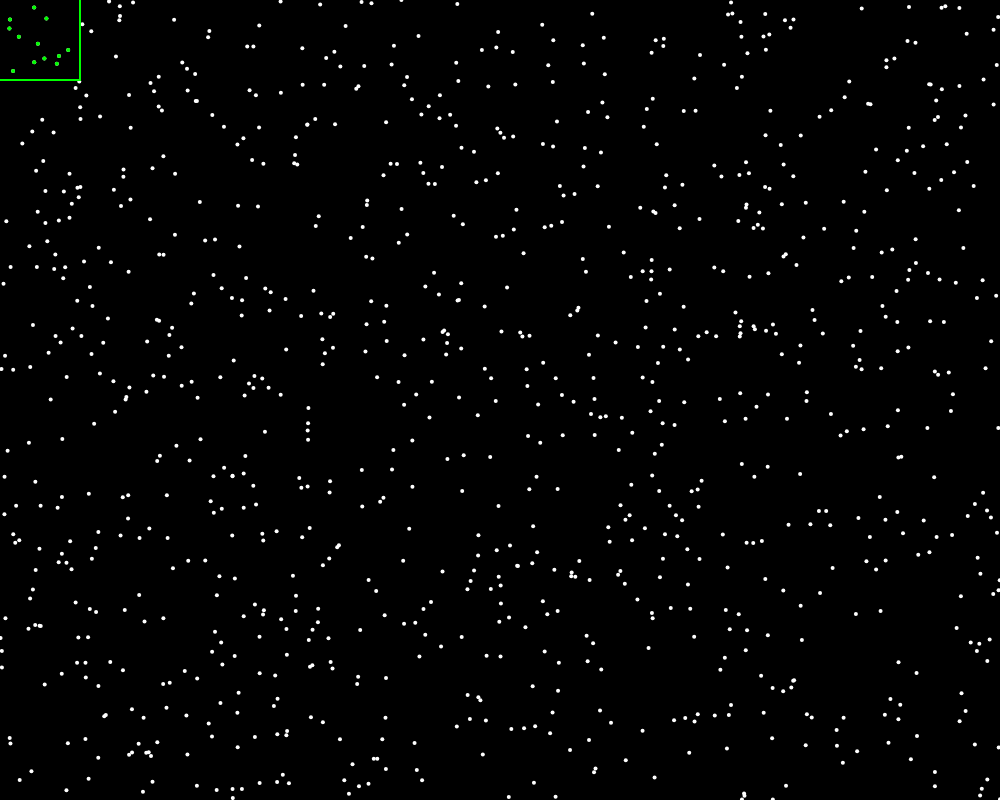
Frame 1 (no input)
Frame 60 (no input): identical to frame 1, image omitted
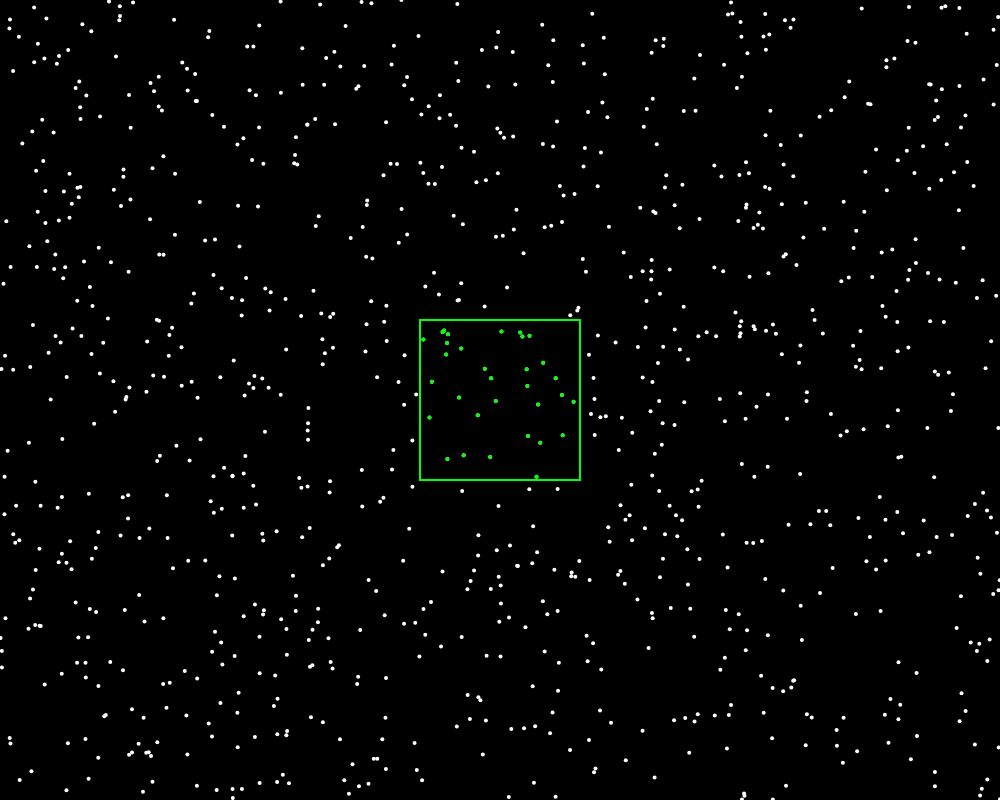
Frame 120 (the mouse pressed at the canvas centre since frame 60)

The p5.js sketch that drew these frames (run headless with seeded random() and noise() and a simulated clock; from frame 60 on, the mouse is pressed at the canvas centre):

// p5.js sketch
// ── sketch.js
let quadTree
let displayGrid = false

function setup() {
    const localWidth = 1000
    const localHeight = 800
    const capacity = 4
    const numberOfRandomPoints = 1000

    createCanvas(localWidth, localHeight)

    let boundary = new Rectangle(new Point(localWidth / 2, localHeight / 2), localWidth / 2, localHeight / 2)
    quadTree = new QuadTree(boundary, capacity)

    for(let i = 0; i < numberOfRandomPoints; i++) {
        quadTree.insert(new Point(random(width), random(height)))
    }
}

function draw() {
    background(0);

    quadTree.show(displayGrid)

    const range = new Rectangle(new Point(mouseX, mouseY), 80, 80)

    showRangeResult(range, quadTree.query(range))
}

const showRangeResult = (range, points) => {
    stroke(0, 255, 0)
    strokeWeight(2)
    noFill()
    rectMode(CENTER)

    rect(range.centerPoint.x, range.centerPoint.y, range.halfWidth * 2, range.halfHeight * 2)

    for(let p of points) {
        p.show()
    }
}
// ── quadtree.js
class Point {
    constructor(x, y) {
        this.x = x
        this.y = y
        this.isHighlight = false
    }

    show() {
        strokeWeight(4)
        point(this.x, this.y)
    }
}

class Rectangle {
    constructor(centerPoint, halfWidth, halfHeight) {
        this.centerPoint = centerPoint
        this.halfWidth = halfWidth
        this.halfHeight = halfHeight
    }

    contains(point) {
        return point.x >= this.centerPoint.x - this.halfWidth &&
            point.x <= this.centerPoint.x + this.halfWidth &&
            point.y >= this.centerPoint.y - this.halfHeight &&
            point.y <= this.centerPoint.y + this.halfHeight
    }

    intersects(range) {
        const tl1 = this.getTopLeftPoint()
        const br1 = this.getBottomRightPoint()
        const tl2 = range.getTopLeftPoint()
        const br2 = range.getBottomRightPoint()

        return !(tl1.x > br2.x || tl2.x > br1.x ||
            tl1.y > br2.y || tl2.y > br1.y)
    }

    getTopLeftPoint() {
        return new Point(this.centerPoint.x - this.halfWidth, this.centerPoint.y - this.halfHeight)
    }

    getBottomRightPoint() {
        return new Point(this.centerPoint.x + this.halfWidth, this.centerPoint.y + this.halfHeight)
    }
}

class QuadTree {
    constructor(boundary, capacity) {
        this.boundary = boundary
        this.capacity = capacity
        this.points = []
    }

    insert(point) {
        if(!this.boundary.contains(point)) {
            return false
        }

        if(this.points.length < this.capacity) {
            this.points.push(point)
            return true
        }

        if(!this.isSubdivided()) {
            this.subdivide();
        }

        return this.northWest.insert(point) ||
            this.northEast.insert(point) ||
            this.southWest.insert(point) ||
            this.southEast.insert(point)
    }

    isSubdivided() {
        return this.northWest !== undefined
    }

    subdivide() {
        const x = this.boundary.centerPoint.x
        const y = this.boundary.centerPoint.y
        const newWidth = this.boundary.halfWidth / 2
        const newHeight = this.boundary.halfHeight / 2

        this.northWest = new QuadTree(new Rectangle(new Point(x - newWidth, y - newHeight), newWidth, newHeight), this.capacity)
        this.northEast = new QuadTree(new Rectangle(new Point(x + newWidth, y - newHeight), newWidth, newHeight), this.capacity)
        this.southWest = new QuadTree(new Rectangle(new Point(x - newWidth, y + newHeight), newWidth, newHeight), this.capacity)
        this.southEast = new QuadTree(new Rectangle(new Point(x + newWidth, y + newHeight), newWidth, newHeight), this.capacity)
    }

    query(range) {
        if(!this.boundary.intersects(range)) {
            return [];
        }

        const foundPoints = []

        for(let p of this.points) {
            if(range.contains(p)) {
                foundPoints.push(p)
            }
        }

        if(!this.isSubdivided()) {
            return foundPoints
        }

        return foundPoints.concat(
            this.northWest.query(range),
            this.northEast.query(range),
            this.southWest.query(range),
            this.southEast.query(range))
    }

    show(displayGrid) {
        stroke(255)
        if(displayGrid) {
            rectMode(CENTER)
            strokeWeight(1)
            noFill()

            rect(this.boundary.centerPoint.x, this.boundary.centerPoint.y, this.boundary.halfWidth * 2, this.boundary.halfHeight * 2)
        }

        if(this.isSubdivided()) {
            this.northWest.show(displayGrid)
            this.northEast.show(displayGrid)
            this.southWest.show(displayGrid)
            this.southEast.show(displayGrid)
        }

        for(let p of this.points) {
            p.show()
        }
    }
}
